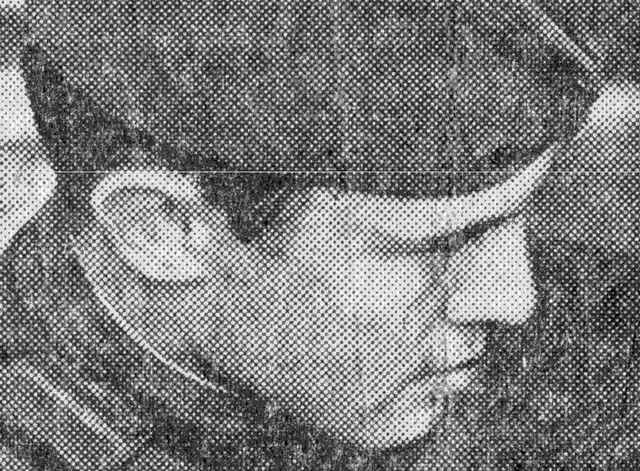
#> input picture imageProcessing/week4/period_input.jpg, 640 x 471 px
$ python test.py
#> lines starting #> are read from the running program, lines starting #| are printed output that depends on the picture
import cv2
import numpy as np
import matplotlib.pyplot as plt

plt.rcParams['figure.figsize'] = [20, 20]
plt.rcParams['figure.dpi'] = 461

plt.figure(figsize=(6.4 * 5, 4.8 * 5), constrained_layout=False)

img_c1 = cv2.imread("period_input.jpg", 0)
#> img_c1 is the input picture: shape (471, 640); min 0, max 255, mean 123.6
H = np.ones(img_c1.shape[:2])
H[49:59, 39:49] = 0
H[34:47, 102:112] = 0
H[86:96, 17:27] = 0
H[75:85, 82:92] = 0
H[150:160, 17:27] = 0

img_c2 = np.fft.fft2(img_c1)
img_c3 = np.fft.fftshift(img_c2)

# Apply the designed filter H to the centered spectrum
img_c6 = H * img_c3

# Inverse Fourier transform to obtain the filtered image
img_c4 = np.fft.ifftshift(img_c6)
img_c5 = np.fft.ifft2(img_c4)

# Properly scale the Fourier spectrum and filtered image for visualization
spectrum = np.log(1 + np.abs(img_c3))
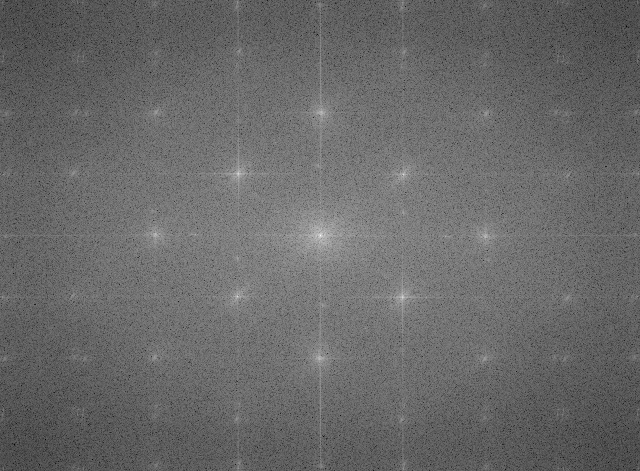
#> spectrum: shape (471, 640) float64; min 2.72, max 17.43, mean 8.79; drawn with min black and max white
filtered_image = np.abs(img_c5)

plt.subplot(141), plt.imshow(img_c1, "gray"), plt.title("Original Image")
plt.subplot(142), plt.imshow(spectrum, "gray"), plt.title("Spectrum")
plt.subplot(143), plt.imshow(np.log(1 + np.abs(img_c6)), "gray"), plt.title("Filtered Spectrum")
plt.subplot(144), plt.imshow(H, "gray"), plt.title("Designed Filter")
plt.show()
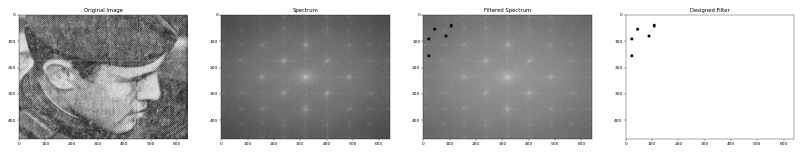
#> figure drawn by matplotlib, 4 panels
